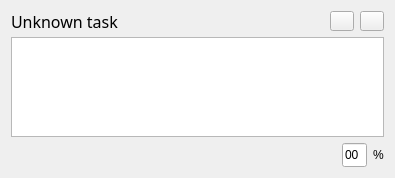
<?xml version="1.0" encoding="UTF-8"?>
<ui version="4.0">
 <class>Task</class>
 <widget class="QWidget" name="Task">
  <property name="geometry">
   <rect>
    <x>0</x>
    <y>0</y>
    <width>395</width>
    <height>178</height>
   </rect>
  </property>
  <property name="windowTitle">
   <string>Form</string>
  </property>
  <layout class="QGridLayout" name="gridLayout">
   <item row="0" column="0">
    <layout class="QVBoxLayout" name="verticalLayout">
     <item>
      <layout class="QHBoxLayout" name="horizontalLayout_4">
       <item>
        <widget class="QLabel" name="task_name">
         <property name="maximumSize">
          <size>
           <width>16777215</width>
           <height>20</height>
          </size>
         </property>
         <property name="font">
          <font>
           <family>Lucida Sans Unicode</family>
           <pointsize>12</pointsize>
          </font>
         </property>
         <property name="locale">
          <locale language="English" country="UnitedStates"/>
         </property>
         <property name="text">
          <string>Unknown task</string>
         </property>
        </widget>
       </item>
       <item>
        <spacer name="horizontalSpacer">
         <property name="orientation">
          <enum>Qt::Horizontal</enum>
         </property>
         <property name="sizeHint" stdset="0">
          <size>
           <width>40</width>
           <height>20</height>
          </size>
         </property>
        </spacer>
       </item>
       <item>
        <widget class="QToolButton" name="editButton">
         <property name="maximumSize">
          <size>
           <width>16777215</width>
           <height>20</height>
          </size>
         </property>
         <property name="text">
          <string/>
         </property>
        </widget>
       </item>
       <item>
        <widget class="QToolButton" name="deleteButton">
         <property name="maximumSize">
          <size>
           <width>16777215</width>
           <height>20</height>
          </size>
         </property>
         <property name="text">
          <string/>
         </property>
        </widget>
       </item>
      </layout>
     </item>
     <item>
      <layout class="QHBoxLayout" name="horizontalLayout_3">
       <item>
        <widget class="QTextEdit" name="task_desc">
         <property name="sizePolicy">
          <sizepolicy hsizetype="Minimum" vsizetype="Minimum">
           <horstretch>0</horstretch>
           <verstretch>0</verstretch>
          </sizepolicy>
         </property>
         <property name="maximumSize">
          <size>
           <width>16777215</width>
           <height>100</height>
          </size>
         </property>
         <property name="font">
          <font>
           <pointsize>12</pointsize>
          </font>
         </property>
         <property name="locale">
          <locale language="English" country="UnitedStates"/>
         </property>
        </widget>
       </item>
      </layout>
     </item>
     <item>
      <layout class="QHBoxLayout" name="horizontalLayout">
       <item>
        <spacer name="horizontalSpacer_2">
         <property name="orientation">
          <enum>Qt::Horizontal</enum>
         </property>
         <property name="sizeHint" stdset="0">
          <size>
           <width>40</width>
           <height>20</height>
          </size>
         </property>
        </spacer>
       </item>
       <item>
        <widget class="QLineEdit" name="task_status">
         <property name="sizePolicy">
          <sizepolicy hsizetype="Expanding" vsizetype="Preferred">
           <horstretch>0</horstretch>
           <verstretch>0</verstretch>
          </sizepolicy>
         </property>
         <property name="maximumSize">
          <size>
           <width>25</width>
           <height>16777215</height>
          </size>
         </property>
         <property name="text">
          <string>00</string>
         </property>
        </widget>
       </item>
       <item>
        <widget class="QLabel" name="label_3">
         <property name="text">
          <string>%</string>
         </property>
        </widget>
       </item>
      </layout>
     </item>
    </layout>
   </item>
  </layout>
 </widget>
 <resources/>
 <connections/>
</ui>
